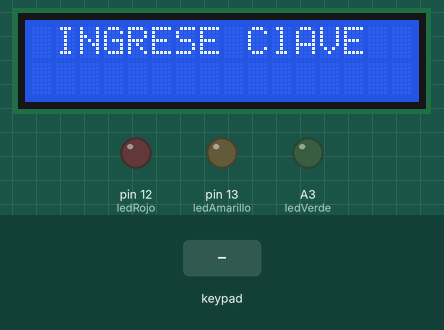
A sketch run on a simulated Arduino Uno, built with avr-gcc and run on an emulated ATmega328P. Parts: 16×2 character LCD, output pins drawn as LEDs (lit = HIGH). The test bench sets the inputs (shaded band). What the sketch prints to the serial monitor is not drawn.

Above: at 4.2 s.
4.3 s: keypad keys 1 2 3 4 pressed 0.4 s apart
At 5.9 s:
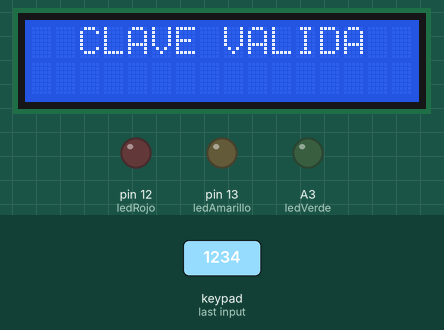
At 9.6 s:
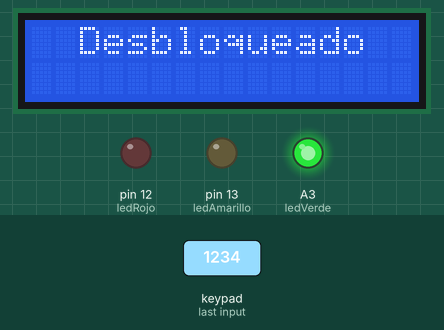
Timing chart, 0 to 19.4 s (numbered marks = the images above; inputs shaded):
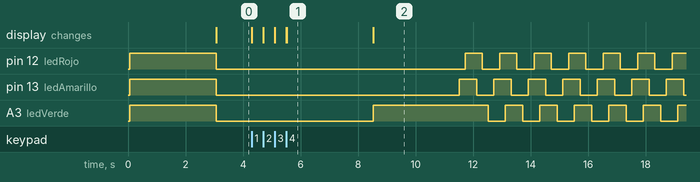

Measured:
- after the input at 4.3 s, pin 12 (ledRojo): alternates HIGH for 0.60 s and LOW for 0.60 s, starting after 7.4 s; pin 13 (ledAmarillo): alternates HIGH for 0.60 s and LOW for 0.60 s, starting after 7.2 s
- what the display in image 1 shows lasts 3.0 s, from 5.5 s to 8.5 s

The sketch:

cerradura.ino
```cpp
#include <Keypad.h>
#include <LiquidCrystal.h>

LiquidCrystal lcd(5, 4, 3, 2, A4, A5);


const byte filas = 4;            //filas
const byte columnas = 4;         //columnas
String contrasena = "1234";      //contrasena
String obtener_contrasena = "";  //obtener contraseña ingresada


#define ledAmarillo 13
#define ledVerde A3
#define ledRojo 12

//int vectorLeds[] = { ledAmarillo, ledVerde, ledRojo };  //arreglo de leds
int cursor = 0;
int num_intentos = 0;    //numero de intetos del usuario
bool resultado = false;  //estado de la comparacion de las cadenas contraseña ingresada y contraseña

char keys[filas][columnas] = {
  { '1', '2', '3', 'A' },
  { '4', '5', '6', 'B' },
  { '7', '8', '9', 'C' },
  { '*', '0', '#', 'D' }
};
byte pin_filas[filas] = { A0, A1, 11, 10 };    //connect to the row pinouts of the keypad
byte pin_columnas[columnas] = { 9, 8, 7, 6 };  //connect to the column pinouts of the keypad
int LCDCol = 0;
int LCDFila = 0;

Keypad keypad = Keypad(makeKeymap(keys), pin_filas, pin_columnas, filas, columnas);


void setup() {
  Serial.begin(9600);
  lcd.begin(16, 2);

  pinMode(ledAmarillo, OUTPUT);
  pinMode(ledRojo, OUTPUT);
  pinMode(ledVerde, OUTPUT);
  //////////mensaje/////////////////
  lcd.setCursor(LCDCol, LCDFila);
  lcd.setCursor(0, 0);
  lcd.print("***bienvenido***");

  digitalWrite(ledAmarillo, HIGH);
  digitalWrite(ledRojo, HIGH);
  digitalWrite(ledVerde, HIGH);
  delay(3000);
  digitalWrite(ledAmarillo, LOW);
  digitalWrite(ledRojo, LOW);
  digitalWrite(ledVerde, LOW);
}
//////////////////////        funciones      ////////////////////////////7
void pedir_clave();
void validar_clave();
void secuenciaLeds();
//////////////////////////////////        void loop    /////////////////////////////
void loop() {
  if (resultado == false) {
    pedir_clave();
    if (cursor == 4 && num_intentos < 3)
      validar_clave();
    if (num_intentos == 3) {
      digitalWrite(ledRojo, HIGH);
      lcd.clear();
      lcd.setCursor(0, 0);
      lcd.print("   bloqueado");
      num_intentos = 0;
      delay(10000);
      digitalWrite(ledRojo, LOW);
    }
  } else {
    lcd.clear();
    lcd.setCursor(0, 0);
    lcd.print("  CLAVE VALIDA");
    delay(3000);
    lcd.clear();
    lcd.setCursor(0, 0);
    lcd.print("    Sistema");
    lcd.setCursor(0, 0);
    lcd.print("  Desbloqueado");
    digitalWrite(ledVerde, HIGH);
    delay(3000);
    secuenciaLeds();
    obtener_contrasena = "";
    num_intentos = 0;
    resultado = false;
    digitalWrite(ledVerde, LOW);
  }
}

////////////////////////////////////////////////////////////////////////////////////
void pedir_clave() {
  char key;
  lcd.clear();
  lcd.setCursor(0, 0);
  lcd.print(" INGRESE ClAVE");

  do {
    key = keypad.getKey();
    obtener_contrasena.concat(String(key));  //agregamos la contraseña ingresada a un string

    if (key) {
      Serial.println(obtener_contrasena);
      lcd.setCursor(cursor, 1);
      lcd.print("*");
      cursor++;
    }

  } while (cursor < 4);
}
////////////////////////////////////////////////////////////////////////////////////////

void validar_clave() {

  int comparacion = contrasena.compareTo(obtener_contrasena);
  if (comparacion == 0)
    resultado = true;
  else {
    lcd.clear();
    lcd.setCursor(0, 0);

    digitalWrite(ledAmarillo, HIGH);
    if (num_intentos < 2)
      lcd.print("Intente de nuevo");

    num_intentos++;
    lcd.setCursor(0, 1);
    lcd.print("num intentos:");
    lcd.setCursor(14, 1);
    lcd.print(num_intentos);

    resultado = false;
    delay(3000);
    digitalWrite(ledAmarillo, LOW);
  }
  cursor = 0;
  obtener_contrasena = "";
  Serial.println(num_intentos);
}
/////////////////////////////////////////////////////////////////////////////
void secuenciaLeds() {
  unsigned long tiempoInicio = millis();  //tiempo de arranque de la funcion
  do {
    digitalWrite(ledAmarillo, HIGH);
    delay(200);
    digitalWrite(ledRojo, HIGH);
    delay(200);
    digitalWrite(ledVerde, HIGH);
    delay(200);
    digitalWrite(ledAmarillo, LOW);
    delay(200);
    digitalWrite(ledRojo, LOW);
    delay(200);
    digitalWrite(ledVerde, LOW);
    delay(200);
  } while (millis() - tiempoInicio <=10000);
}


///////////////////////////////////////////////////////////////////////////
```
